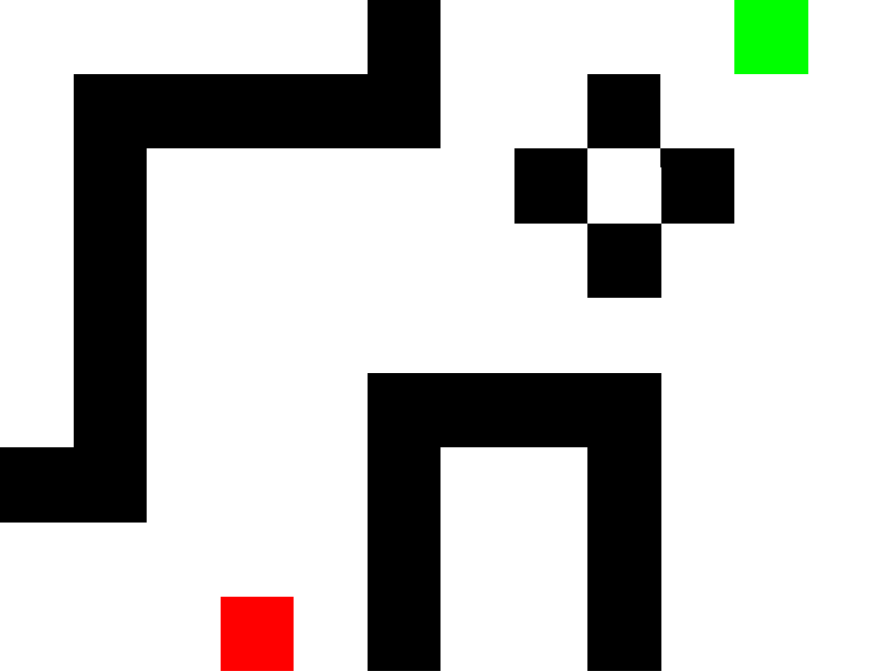
#> input picture toy_map.bmp, 885 x 671 px
$ python main.py
#> lines starting #> are read from the running program, lines starting #| are printed output that depends on the picture
from PIL import Image
import networkx as net
from collections import deque
import tkinter as tk
from tkinter import filedialog
from PIL import ImageDraw


listaDeNosPretos = []


def busca_em_largura(G, inicio, alvo):
    fila = deque([(inicio, [])])
    visitados = set()

    while fila:
        no, caminho = fila.popleft()
        if no == alvo:
            return caminho
        if no not in visitados:
            visitados.add(no)
            vizinhos = list(G.neighbors(no))
            fila.extend((vizinho, caminho + [vizinho]) for vizinho in vizinhos)

    return None


def imprimir_direcoes(caminho, no_vermelho):
    for passo in caminho:
        if passo[0] < no_vermelho[0]:
            print("↑", end=" ")
        elif passo[0] > no_vermelho[0]:
            print("↓", end=" ")
        elif passo[1] < no_vermelho[1]:
            print("←", end=" ")
        elif passo[1] > no_vermelho[1]:
            print("→", end=" ")
        no_vermelho = passo
    print()

def adicionarCoordenadasGrafo(G):
# Adicione os nós ao grafo
    width, height = img.size
    for y in range(height):
        for x in range(width):
            G.add_node((y, x))

def validacaoArestaGrafo(G,pixels):
# Adicione as arestas ao grafo
    width, height = img.size
    for y in range(height):
        for x in range(width):
            # Verifique os vizinhos (cima, baixo, esquerda, direita)
            for dy, dx in [(-1, 0), (1, 0), (0, -1), (0, 1)]:
                ny, net = y + dy, x + dx
                # Certifique-se de que os vizinhos estão dentro dos limites da imagem
                if 0 <= ny < height and 0 <= net < width:
                    # Verifique se nenhum dos dois pixels é preto
                    if pixels[y * width + x] != (0, 0, 0) and pixels[ny * width + net] != (0, 0, 0):
                        G.add_edge((y, x), (ny, net), weight=1)
                    else:
                        listaDeNosPretos.append((y,x))


def buscarCorVemelhaAndRetornaCoordenada(pixels):
    width, height = img.size
    for y in range(height):
        for x in range(width):
            if pixels[y * width + x] == (255, 0, 0):
                return (y, x)
    return None

def buscarCorVerdeAndRetornaCoordenada(pixels):
    width, height = img.size
    for y in range(height):
        for x in range(width):
            if pixels[y * width + x] == (0, 255, 0):
                return (y, x)
    return None


def escolher_arquivo():
    root = tk.Tk()
    root.withdraw()
    root.title("Escolha seu arquivo")
    arquivo = filedialog.askopenfilename()
#> the answer given: toy_map.bmp
    return arquivo

def exibir_imagem_atualizada(img, caminho):
    img_copy = img.copy()
    draw = ImageDraw.Draw(img_copy)

    for node1, node2 in zip(caminho, caminho[1:]):
        draw.line([node1[::-1], node2[::-1]], fill=(255, 0, 127), width=5)

    img_copy.show()


if __name__ == "__main__":

    try:
        print('Selecione o arquivo: \n')
        nomeArquivo = escolher_arquivo()

        print(f'Arquivo selecionado: {nomeArquivo} \n')

        img = Image.open(nomeArquivo)
#> img is the input picture: PIL image 885x671 RGBA; mean R, G, B, A 191.7, 191.7, 189.3, 255

        img_rgb = img.convert('RGB')

        pixels = list(img_rgb.getdata())
#> pixels = 593835 items

        G = net.Graph()

        print("Processando... \n")

        adicionarCoordenadasGrafo(G)
        validacaoArestaGrafo(G,pixels)

        no_vermelho = buscarCorVemelhaAndRetornaCoordenada(pixels)
#> no_vermelho = (597, 221)
        no_verde = buscarCorVerdeAndRetornaCoordenada(pixels)
#> no_verde = (0, 735)


        if no_vermelho is not None and no_verde is not None:
            caminho = busca_em_largura(G, no_vermelho, no_verde)
#> the loop in busca_em_largura, `while fila:` made 1545010 passes
#> (caminho, vizinhos) on passes 2, 3, 4, 5, 6, 7, 9, 11, 12: ([(596, 221)], [(595, 221), (596, 220), (597, 221), (596, 222)]), ([(597, 220)], [(596, 220), (597, 219), (598, 220), (597, 221)]), ([(598, 221)], [(597, 221), (598, 220), (599, 221), (598, 222)]), ([(597, 222)], [(596, 222), (597, 221), (598, 222), (597, 223)]), ([(596, 221), (595, 221)], [(594, 221), (595, 220), (596, 221), (595, 222)]), ([(596, 221), (596, 220)], [(595, 220), (596, 219), (597, 220), (596, 221)]), ([(596, 221), (596, 222)], [(595, 222), (596, 221), (597, 222), (596, 223)]), ([(597, 220), (597, 219)], [(596, 219), (597, 218), (598, 219), (597, 220)]), ([(597, 220), (598, 220)], [(597, 220), (598, 219), (599, 220), (598, 221)])
#> (no, vizinhos) on pass 1: ((597, 221), [(596, 221), (597, 220), (598, 221), (597, 222)])
#> after the loop in busca_em_largura, `while fila:`: visitados = 387803 items
#> caminho = 1111 pairs, first value 0 to 596, second value 221 to 735
            if caminho is not None:
                print("É possivel deslocar o equipamento: \n")
                #imprimir_direcoes(caminho, no_vermelho)
                exibir_imagem_atualizada(img, caminho)
#> the loop in exibir_imagem_atualizada, `for node1, node2 in zip(caminho, caminho[1:]):` made 1110 passes
#> (node1, node2) on passes 1 to 3: ((596, 221), (595, 221)), ((595, 221), (594, 221)), ((594, 221), (593, 221))
#> in exibir_imagem_atualizada, `img_copy.show()`:
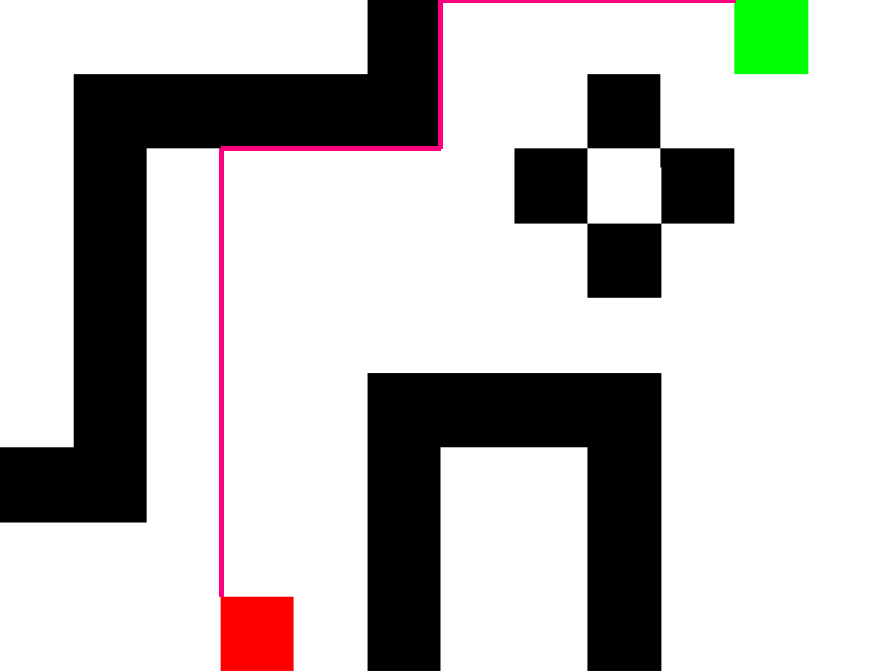
#> shown: PIL image 885x671 RGBA; mean R, G, B, A 192, 189.9, 188.6, 255

            else:
                print("Não é possível descolar esse equipamento. \n")

    except FileNotFoundError as e:
        print(f' Arquivo {nomeArquivo} não encontrado no diretorio')
    except Exception as e:
        print(f'Erro inesperado {e}')
